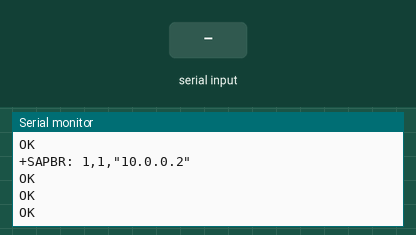
Simulated run of this sketch. Board: ESP32. On the bench: the last lines printed to the serial monitor. The inputs (shaded band) are chosen by the test bench. The modem accepts every AT command (registered, SIM ready, sends succeed) and sends nothing else.

Above: at 11.2 s.
11.3 s: "1" received over the second serial link
At 11.6 s:
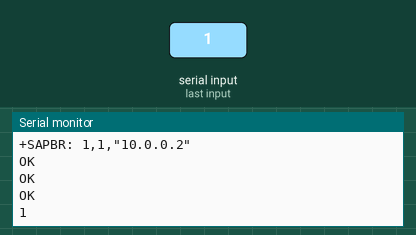
14.3 s: "0" received over the second serial link
At 15.1 s:
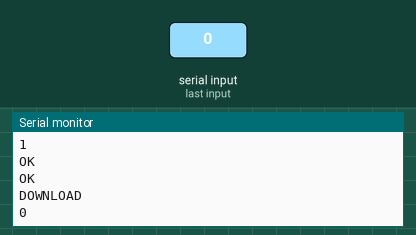

Measured:
- after the input at 11.3 s, the serial monitor: prints a new line at once (image 1)
- after the input at 14.3 s, the serial monitor: prints a new line at once (image 2)

The sketch:

Aquatech.ino
```cpp
#include <WiFi.h>

HardwareSerial sim900(2); // Use UART2

// SIM900 module pins
#define RX_PIN 16
#define TX_PIN 17
#define SIM900_BAUD 9600

// Replace with your APN, username, and password (if required)
const char apn[] = "your_apn";
const char user[] = ""; // Leave blank if not required
const char pass[] = ""; // Leave blank if not required

// Test API endpoint
const char* server = "jsonplaceholder.typicode.com";
const char* endpoint = "/posts";

// Sensor pin
#define SENSOR_PIN A0

void setup() {
  Serial.begin(115200);
  sim900.begin(SIM900_BAUD, SERIAL_8N1, RX_PIN, TX_PIN);

  Serial.println("Initializing SIM900...");
  sendCommand("AT", 1000);
  sendCommand("AT+CGATT=1", 1000);

  // Setup GPRS
  Serial.println("Setting up GPRS...");
  sendCommand("AT+SAPBR=3,1,\"CONTYPE\",\"GPRS\"", 1000);
  sendCommand("AT+SAPBR=3,1,\"APN\",\"" + String(apn) + "\"", 1000);
  sendCommand("AT+SAPBR=1,1", 5000);
  sendCommand("AT+SAPBR=2,1", 1000);
}

void loop() {
  float sensorValue = analogRead(SENSOR_PIN);
  float voltage = (sensorValue / 1023.0) * 5.0;

  String postData = "{\"sensor\": \"temperature\", \"value\": " + String(voltage) + "}";

  // Make POST request
  sendCommand("AT+HTTPINIT", 1000);
  sendCommand("AT+HTTPPARA=\"CID\",1", 1000);
  sendCommand("AT+HTTPPARA=\"URL\",\"http://" + String(server) + endpoint + "\"", 1000);
  sendCommand("AT+HTTPPARA=\"CONTENT\",\"application/json\"", 1000);
  sendCommand("AT+HTTPDATA=" + String(postData.length()) + ",10000", 1000);

  delay(100);
  sim900.println(postData);
  delay(1000);
  sendCommand("AT+HTTPACTION=1", 1000);
  delay(5000); // Wait for response

  sendCommand("AT+HTTPREAD", 1000);
  sendCommand("AT+HTTPTERM", 1000);

  delay(30000); // Wait before sending next data
}

void sendCommand(String command, int timeout) {
  sim900.println(command);
  long int time = millis();
  while ((time + timeout) > millis()) {
    while (sim900.available()) {
      char c = sim900.read();
      Serial.print(c);
    }
  }
}
```
